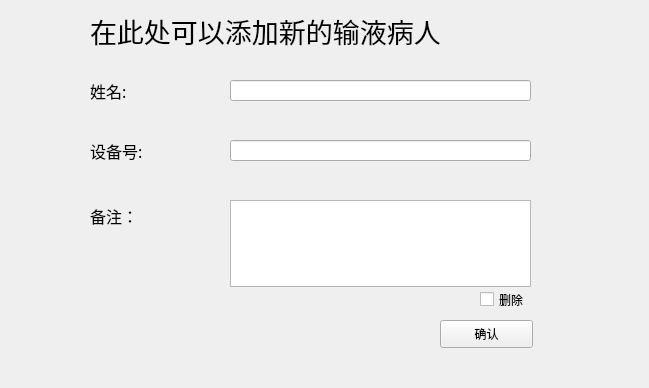
<?xml version="1.0" encoding="UTF-8"?>
<ui version="4.0">
 <class>hardwareCreat</class>
 <widget class="QWidget" name="hardwareCreat">
  <property name="geometry">
   <rect>
    <x>0</x>
    <y>0</y>
    <width>649</width>
    <height>388</height>
   </rect>
  </property>
  <property name="windowTitle">
   <string>Form</string>
  </property>
  <widget class="QLabel" name="label">
   <property name="geometry">
    <rect>
     <x>90</x>
     <y>10</y>
     <width>451</width>
     <height>41</height>
    </rect>
   </property>
   <property name="font">
    <font>
     <family>Agency FB</family>
     <pointsize>20</pointsize>
    </font>
   </property>
   <property name="text">
    <string>在此处可以添加新的输液病人</string>
   </property>
  </widget>
  <widget class="QLabel" name="label_2">
   <property name="geometry">
    <rect>
     <x>90</x>
     <y>80</y>
     <width>68</width>
     <height>21</height>
    </rect>
   </property>
   <property name="font">
    <font>
     <family>Agency FB</family>
     <pointsize>12</pointsize>
    </font>
   </property>
   <property name="text">
    <string>姓名:</string>
   </property>
  </widget>
  <widget class="QLabel" name="label_4">
   <property name="geometry">
    <rect>
     <x>90</x>
     <y>140</y>
     <width>71</width>
     <height>21</height>
    </rect>
   </property>
   <property name="font">
    <font>
     <family>Agency FB</family>
     <pointsize>12</pointsize>
    </font>
   </property>
   <property name="text">
    <string>设备号:</string>
   </property>
  </widget>
  <widget class="QLineEdit" name="name">
   <property name="geometry">
    <rect>
     <x>230</x>
     <y>80</y>
     <width>301</width>
     <height>21</height>
    </rect>
   </property>
  </widget>
  <widget class="QLineEdit" name="flag">
   <property name="geometry">
    <rect>
     <x>230</x>
     <y>140</y>
     <width>301</width>
     <height>21</height>
    </rect>
   </property>
   <property name="inputMethodHints">
    <set>Qt::ImhNone</set>
   </property>
  </widget>
  <widget class="QTextEdit" name="textEdit">
   <property name="geometry">
    <rect>
     <x>230</x>
     <y>200</y>
     <width>301</width>
     <height>87</height>
    </rect>
   </property>
  </widget>
  <widget class="QLabel" name="label_3">
   <property name="geometry">
    <rect>
     <x>90</x>
     <y>200</y>
     <width>68</width>
     <height>31</height>
    </rect>
   </property>
   <property name="font">
    <font>
     <family>Agency FB</family>
     <pointsize>12</pointsize>
    </font>
   </property>
   <property name="text">
    <string>备注：</string>
   </property>
  </widget>
  <widget class="QPushButton" name="confirm">
   <property name="geometry">
    <rect>
     <x>440</x>
     <y>320</y>
     <width>93</width>
     <height>28</height>
    </rect>
   </property>
   <property name="text">
    <string>确认</string>
   </property>
  </widget>
  <widget class="QCheckBox" name="checkBox">
   <property name="geometry">
    <rect>
     <x>480</x>
     <y>290</y>
     <width>61</width>
     <height>19</height>
    </rect>
   </property>
   <property name="text">
    <string>删除</string>
   </property>
  </widget>
 </widget>
 <resources/>
 <connections/>
</ui>
